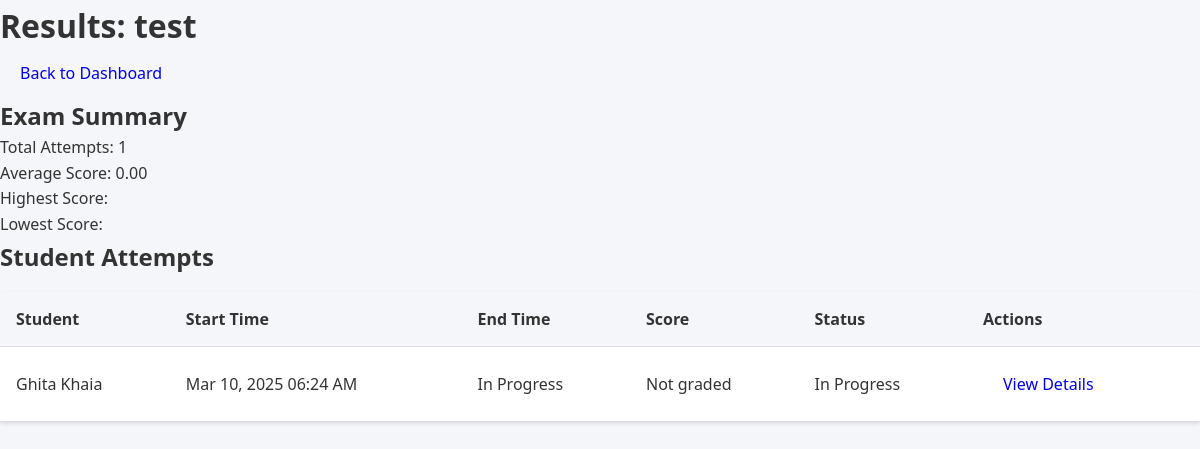
/teacher/view-results.php?exam_id=61 (signed in), run on the app's committed database.
### tables this page shows
CREATE TABLE `exams` (
  `id` int(11) NOT NULL,
  `title` varchar(255) NOT NULL,
  `description` text DEFAULT NULL,
  `is_published` tinyint(1) NOT NULL DEFAULT 0,
  `start_date` datetime NOT NULL,
  `end_date` datetime NOT NULL,
  `created_by` int(11) NOT NULL,
  `created_at` timestamp NOT NULL DEFAULT current_timestamp(),
  `total_points` enum('10','20','40','100') NOT NULL DEFAULT '10',
  `attempts_allowed` int(11) NOT NULL DEFAULT 1,
  `passing_score` int(11) NOT NULL DEFAULT 60,
  `has_timer` tinyint(1) DEFAULT 0,
  `duration_minutes` int(11) DEFAULT NULL
);

CREATE TABLE `exam_attempts` (
  `id` int(11) NOT NULL,
  `exam_id` int(11) NOT NULL,
  `student_id` int(11) NOT NULL,
  `start_time` datetime NOT NULL,
  `end_time` datetime DEFAULT NULL,
  `is_completed` tinyint(1) DEFAULT 0,
  `score` decimal(5,2) DEFAULT NULL,
  `graded_by` int(11) DEFAULT NULL,
  `created_at` timestamp NOT NULL DEFAULT current_timestamp(),
  `published` tinyint(1) NOT NULL DEFAULT 0,
  `teacher_feedback` text DEFAULT NULL,
  `graded_at` timestamp NULL DEFAULT NULL,
  `violations` int(11) DEFAULT 0
);

CREATE TABLE `users` (
  `id` int(11) NOT NULL,
  `username` varchar(50) NOT NULL,
  `password` varchar(255) NOT NULL,
  `email` varchar(100) NOT NULL,
  `role` enum('admin','teacher','student') NOT NULL DEFAULT 'student',
  `department` varchar(100) DEFAULT NULL,
  `status` enum('active','inactive') NOT NULL DEFAULT 'active',
  `full_name` varchar(100) NOT NULL,
  `created_at` timestamp NOT NULL DEFAULT current_timestamp(),
  `last_login` timestamp NULL DEFAULT NULL,
  `classroom_id` int(11) DEFAULT NULL,
  `is_approved` tinyint(1) DEFAULT 0
);

### includes/functions.php (called while the page is built, shortened)
<?php
function formatDateTime($dateTime) {
    try {
        $date = new DateTime($dateTime);
        return $date->format('M d, Y h:i A');
    } catch (Exception $e) {
        error_log("Error formatting date: " . $e->getMessage());
        return 'Invalid date';
    }
}

### teacher/view-results.php (the view, shortened to what this page needs)
<?php
require_once '../includes/functions.php';
try {
    $conn = getDBConnection();
    $stmt = $conn->prepare("
        SELECT * FROM exams
        WHERE id = ? AND created_by = ?
    ");
    $stmt->execute([$_GET['exam_id'], $_SESSION['user_id']]);
    $exam = $stmt->fetch(PDO::FETCH_ASSOC);
    $stmt = $conn->prepare("
        SELECT
            ea.*,
            u.full_name,
            u.username
        FROM exam_attempts ea
        JOIN users u ON ea.student_id = u.id
        WHERE ea.exam_id = ?
        ORDER BY ea.start_time DESC
    ");
    $stmt->execute([$_GET['exam_id']]);
    $attempts = $stmt->fetchAll(PDO::FETCH_ASSOC);
} catch(PDOException $e) {
    setFlashMessage('error', 'Error fetching results: ' . $e->getMessage());
    header('Location: dashboard.php');
    exit();
}
?>
<!DOCTYPE html>
<html>
<head>
    <link rel="stylesheet" href="../assets/css/style.css">
</head>
<body>
    <div class="results-container">
        <header>
            <h1>Results: <?php echo htmlspecialchars($exam['title']); ?></h1>
            <a href="dashboard.php" class="btn">Back to Dashboard</a>
        </header>
        <section class="exam-summary">
            <h2>Exam Summary</h2>
            <div class="summary-stats">
                <div class="stat">
                    <label>Total Attempts:</label>
                    <span><?php echo count($attempts); ?></span>
                </div>
                <div class="stat">
                    <label>Average Score:</label>
                    <span>
                        <?php
                        $scores = array_column($attempts, 'score');
                        echo !empty($scores) ? number_format(array_sum($scores) / count($scores), 2) : 'N/A';
                        ?>
                    </span>
                </div>
                <div class="stat">
                    <label>Highest Score:</label>
                </div>
                <div class="stat">
                    <label>Lowest Score:</label>
                </div>
            </div>
        </section>
        <section class="attempts-list">
            <h2>Student Attempts</h2>
            <?php if (empty($attempts)): ?>
                <p>No attempts yet.</p>
            <?php else: ?>
                <table>
                    <thead>
                        <tr>
                            <th>Student</th>
                            <th>Start Time</th>
                            <th>End Time</th>
                            <th>Score</th>
                            <th>Status</th>
                            <th>Actions</th>
                        </tr>
                    </thead>
                    <tbody>
                        <?php foreach ($attempts as $attempt): ?>
                            <tr>
                                <td><?php echo htmlspecialchars($attempt['full_name']); ?></td>
                                <td><?php echo formatDateTime($attempt['start_time']); ?></td>
                                <td><?php echo $attempt['end_time'] ? formatDateTime($attempt['end_time']) : 'In Progress'; ?></td>
                                <td><?php echo $attempt['score'] !== null ? $attempt['score'] : 'Not graded'; ?></td>
                                <td><?php echo $attempt['is_completed'] ? 'Completed' : 'In Progress'; ?></td>
                                <td>
                                    <a href="grade-attempt.php?attempt_id=<?php echo $attempt['id']; ?>"
                                       class="btn btn-small">
                                        View Details
                                    </a>
                                </td>
                            </tr>
                        <?php endforeach; ?>
                    </tbody>
                </table>
            <?php endif; ?>
        </section>
    </div>
</body>
</html>

### assets/css/style.css (style rules this page uses)
:root { --primary-color: #4a90e2; --secondary-color: #2c3e50; --success-color: #27ae60; --danger-color: #e74c3c; --warning-color: #f1c40f; --text-color: #333; --light-gray: #f5f6fa; --border-color: #ddd; --shadow: 0 2px 4px rgba(0,0,0,0.1); }
* { margin: 0; padding: 0; box-sizing: border-box; }
body { font-family: 'Segoe UI', Tahoma, Geneva, Verdana, sans-serif; line-height: 1.6; color: var(--text-color); background-color: var(--light-gray); }
.btn { display: inline-block; padding: 0.8rem 1.5rem; border-radius: 4px; text-decoration: none; transition: all 0.3s ease; cursor: pointer; border: none; font-weight: 500; }
table { width: 100%; border-collapse: collapse; margin: 1rem 0; background: white; box-shadow: var(--shadow); }
th, td { padding: 1rem; text-align: left; border-bottom: 1px solid var(--border-color); }
th { background-color: var(--light-gray); font-weight: 600; }
.btn { padding: 10px 20px; border: none; border-radius: 4px; cursor: pointer; font-weight: 500; }

### data on the page
exams: title "test"
exam_attempts: student.full_name "Ghita Khaia", start_time "Mar 10, 2025 06:24 AM", shows "In Progress", shows "Not graded", is_completed "In Progress"

### other printed values
count($attempts) "1"
array_sum($scores) / count($scores) "0.00"
